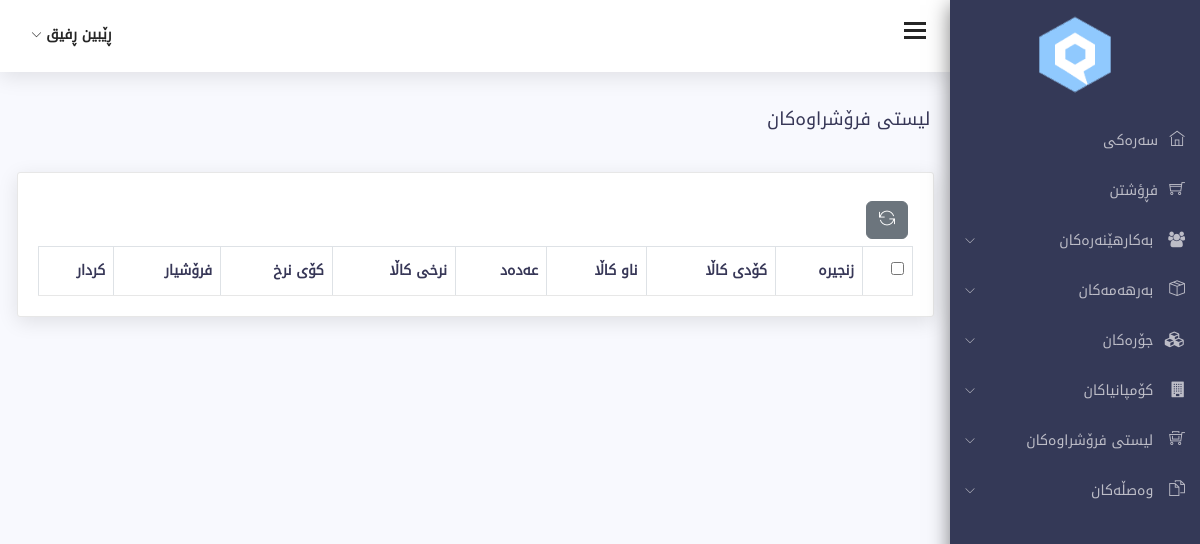
Page /order_list.php (signed in) on the earlier database version.
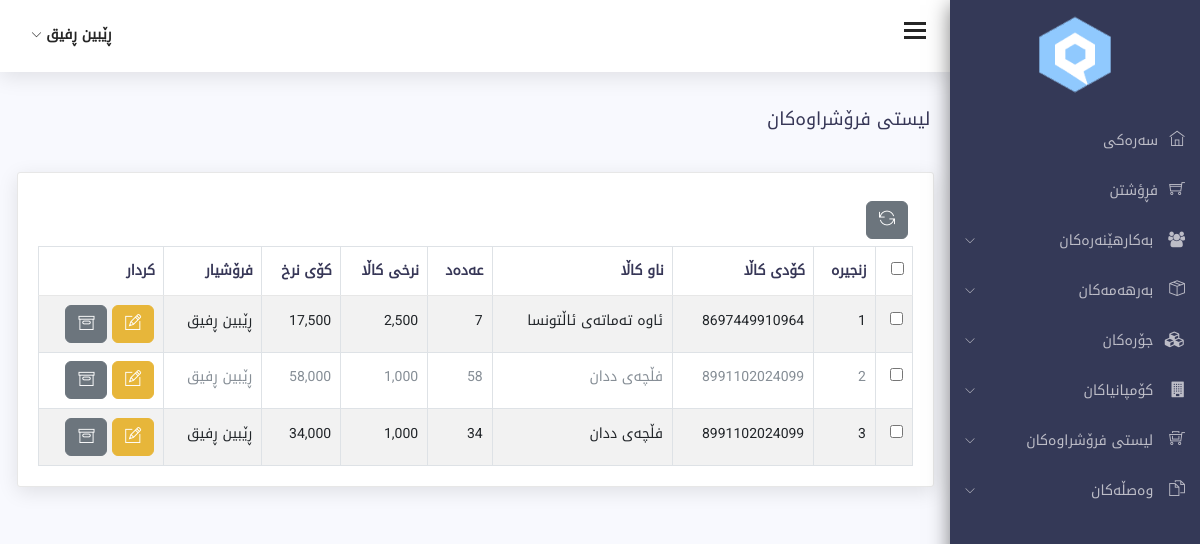
Same page on the later database version.
### tables this page shows
CREATE TABLE `users` (
  `id` int(11) NOT NULL,
  `first_name` varchar(255) NOT NULL,
  `last_name` varchar(255) NOT NULL,
  `email` varchar(255) NOT NULL,
  `password` varchar(255) NOT NULL,
  `role` int(11) NOT NULL DEFAULT 2 COMMENT '1 super admin\r\n2 admin\r\n3 cashier',
  `phone` varchar(255) NOT NULL,
  `recycle` int(11) DEFAULT 0,
  `addedby` varchar(255) NOT NULL,
  `image` varchar(255) NOT NULL,
  `type_image` varchar(255) NOT NULL,
  `tmp_image` varchar(255) NOT NULL,
  `size_image` varchar(255) NOT NULL,
  `created_at` datetime NOT NULL,
  `updated_at` datetime NOT NULL
);

CREATE TABLE `orders` (
  `id` int(11) NOT NULL,
  `order_code` int(11) NOT NULL,
  `pr_id` int(11) NOT NULL,
  `pr_code` varchar(255) NOT NULL,
  `pr_name` varchar(255) NOT NULL,
  `pr_quantity` int(11) NOT NULL,
  `pr_price` int(11) NOT NULL,
  `total_price` int(11) NOT NULL,
  `recycle` tinyint(1) NOT NULL,
  `saledby` varchar(255) NOT NULL,
  `created_at` datetime NOT NULL,
  `updated_at` datetime NOT NULL
);

### class/database.php (called while the page is built, shortened)
<?php
class Database{
public $connection;
public function open_db_connection(){
    $this->connection=new mysqli(DB_HOST,DB_USER,DB_PASSWORD,DB_NAME);
}
public function query($sql){
    $result=$this->connection->query($sql);
    return $result;
}
}
$db = new Database();
?>

### class/db_object.php (called while the page is built, shortened)
<?php
class Db_Object{
public static function find_all(){
    return static::find_by_query("SELECT * FROM ".static::$db_table." ");
}
public static function find_by_id($id){
    $the_result_array=static::find_by_query("SELECT * FROM ".static::$db_table." WHERE id='$id' LIMIT 1");
    return !empty($the_result_array) ? array_shift($the_result_array) : false;
}
public static function find_by_query($sql){
    global $db;
    $result_set=$db->query($sql);
    $the_object_array=array();
    while($row=mysqli_fetch_array($result_set)){
        $the_object_array[]=static::instantation($row);
    }
    return $the_object_array;
}
public static function instantation($the_record){
    $the_object=new $calling_class;
    foreach($the_record as $the_attribute => $value){
        if($the_object->has_the_attribute($the_attribute)){
            $the_object->$the_attribute=$value;
        }
    }
    return $the_object;
}
private function has_the_attribute($the_attribute){
    $the_properties=get_object_vars($this);
    return array_key_exists($the_attribute,$the_properties);
}
}
?>

### class/functions.php (called while the page is built, shortened)
<?php
    function ClassAutoLoader($class){
        $class=strtolower($class);
        $the_path="class/{$class}.php";
    }
?>

### order_list.php (the view, shortened to what the changed rows need)
<?php include 'includes/header.php'; ?>
<?php include 'includes/top_header.php'; ?>
<div class="content-wrap">
        <div class="main">
            <div class="container-fluid">
                <div class="row">
                    <div class="col-lg-8 p-r-0 title-margin-right">
                        <div class="page-header">
                            <div class="page-title">
                                <h1>لیستی فرۆشراوەکان</h1>
                            </div>
                        </div>
                    </div>
                </div>
                <section id="main-content">
                    <div class="row">
                        <div class="col-lg-12">
                            <div class="card">
                                <div class="bootstrap-data-table-panel">
                                    <div class="table-responsive">
                                        <table class="table table-striped table-bordered" id="bootstrap-data-table">
                                            <thead>
                                                <tr>
                                                    <th>
                                                    <input type="checkbox" id="checkall">
                                                    </th>
                                                    <th>زنجیرە</th>
                                                    <th>کۆدی کاڵا</th>
                                                    <th>ناو کاڵا</th>
                                                    <th>عەدەد</th>
                                                    <th>نرخی کاڵا</th>
                                                    <th>کۆی نرخ</th>
                                                    <th>فرۆشیار</th>
                                                    <th>کردار</th>
                                                </tr>
                                            </thead>
                                            <tbody>
                                                <?php
                                                $orders = Orders::find_all();
                                                $a=1;
                                                foreach($orders as $order){
                                                    if($order->recycle==0){
                                                ?>
                                                <tr id="tr_order_<?php echo $order->id; ?>">
                                                    <td>
                                                        <input type="checkbox"
                                                        id="sel"
                                                        class="checkitem"
                                                        name="sel[]"
                                                        value="<?php
                                                        echo $order->id; ?>">
                                                    </td>
                                                    <td><?php echo $a++; ?></td>
                                                    <td><?php echo htmlentities($order->pr_code,ENT_QUOTES,'UTF-8'); ?></td>
                                                    <td><?php echo htmlentities($order->pr_name,ENT_QUOTES,'UTF-8'); ?></td>
                                                    <td><?php echo htmlentities($order->pr_quantity,ENT_QUOTES,'UTF-8'); ?></td>
                                                    <td><?php echo htmlentities(number_format($order->pr_price,0),ENT_QUOTES,'UTF-8'); ?></td>
                                                    <td><?php echo htmlentities(number_format($order->total_price,0),ENT_QUOTES,'UTF-8'); ?></td>
                                                    <td><?php
                                                        $addedby=User::find_by_id($order->saledby);
                                                        echo htmlentities($addedby->first_name.' '.$addedby->last_name,ENT_QUOTES,'UTF-8');
                                                    ?></td>
                                                    <td>
                                                        <button type="button" onclick="orderUpdate(<?php echo $order->id; ?>)" class="btn btn-warning" title="دەستکاریکردن">
                                                            <span class="ti-pencil-alt"></span>
                                                        </button>
                                                        <button type="button"  class="btn btn-secondary " onclick="orderRecycle(<?php echo $order->id; ?>)"
                                                        title="ناردنی بۆ بەشی سڕاوەکان">
                                                            <span class="ti-archive"></span>
                                                        </button>
                                                    </td>
                                                </tr>
                                                <?php } } ?>
                                            </tbody>
                                        </table>
                                    </div>
                                </div>
                            </div>
                        </div>
                    </div>
                </div>
                </div>
                </div>
<?php include('includes/footer.php'); ?>

### includes/top_header.php (shortened to what the changed rows need)
<div class="header">
    <div class="container-fluid">
        <div class="row">
            <div class="col-lg-12">
                <div class="float-end">
                    <div class="dropdown dib">
                        <div class="header-icon" data-toggle="dropdown">
                            <span class="user-avatar">
                                <?php
                                $user=User::find_by_id($_SESSION['user_id']);
                                echo $user->first_name . " " . $user->last_name;
                                ?>
                                <i class="ti-angle-down f-s-10"></i>
                            </span>
                        </div>
                        </div>
                </div>
            </div>
        </div>
    </div>
</div>

Differences in the rows shown:
added orders: pr_code "8697449910964", pr_name "ئاوە تەماتەی ئاڵتونسا", pr_quantity "7", pr_price "2,500", total_price "17,500", $addedby->first_name.' '.$addedby->last_name "ڕێبین ڕفیق"
added orders: pr_code "8991102024099", pr_name "فڵچەی ددان", pr_quantity "58", pr_price "1,000", total_price "58,000", $addedby->first_name.' '.$addedby->last_name "ڕێبین ڕفیق"
added orders: pr_code "8991102024099", pr_name "فڵچەی ددان", pr_quantity "34", pr_price "1,000", total_price "34,000", $addedby->first_name.' '.$addedby->last_name "ڕێبین ڕفیق"
